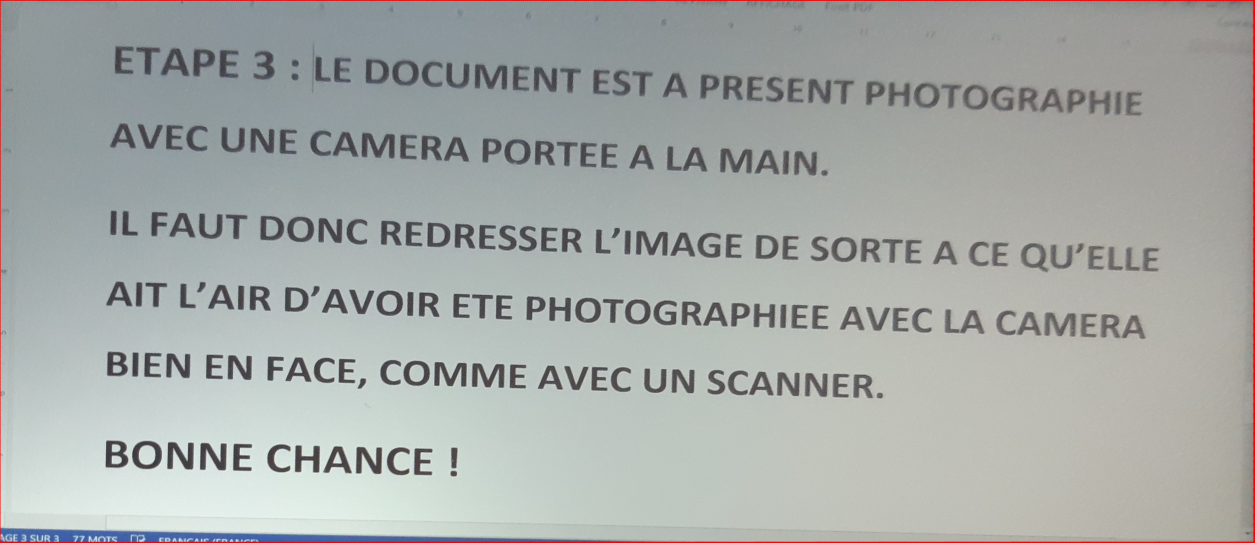
#> input picture imagecontour.jpg, 3763 x 1627 px (shown at 1/3 size)
$ python rotate.py
#> lines starting #> are read from the running program, lines starting #| are printed output that depends on the picture; long printed decimals are rounded
import numpy as np
import cv2
import math


def rotate(image, angle, center=None, scale=1.0):
    (w, h) = image.shape[0:2]
    if center is None:
        center = (w // 2, h // 2)
    wrapMat = cv2.getRotationMatrix2D(center, angle, scale)
    image = cv2.warpAffine(image, wrapMat, (h, w))
    return image, wrapMat, w, h


def getCorrect():
    #
    src = cv2.imread("imagecontour.jpg", cv2.IMREAD_COLOR)
#> src is the input picture: shape (1627, 3763, 3); mean B, G, R 168.2, 170.6, 166
    resSrc = src.copy()
    resSrc = cv2.resize(resSrc, None, fx=0.5, fy=0.5)
    showAndWaitKey("src", resSrc)
    gray = cv2.cvtColor(resSrc, cv2.COLOR_BGR2GRAY)
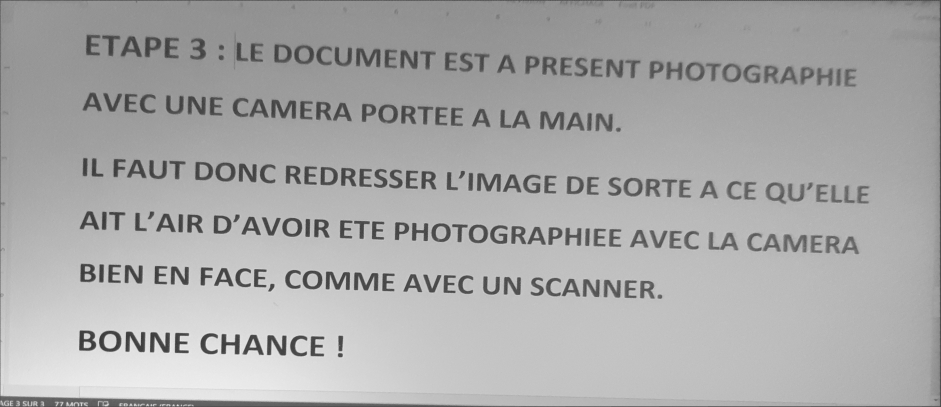
#> gray: shape (814, 1882) (shown at 1/2 size); min 47, max 243, mean 168.9
    showAndWaitKey("gray", gray)
    # [6 lines of commented-out code are left out]
    canny = cv2.Canny(gray, 50, 200)
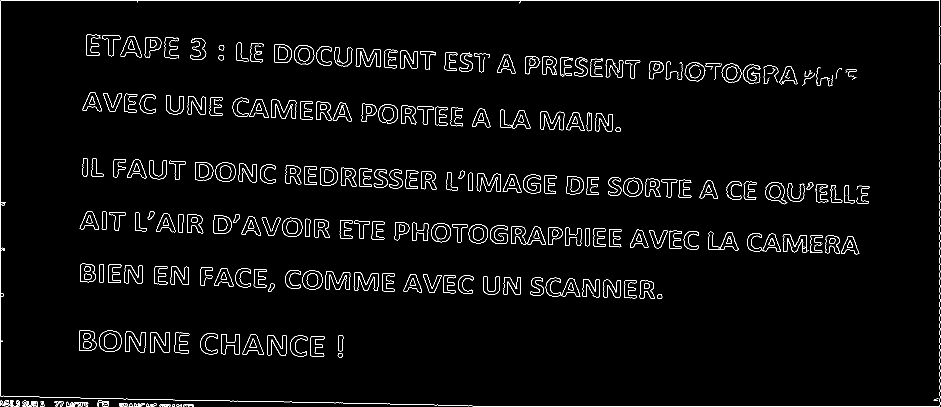
#> canny: shape (814, 1882) (shown at 1/2 size); 2.7% white in thin lines or dots
    showAndWaitKey("canny", canny)
    # Transformation Hough pour obtenir des lignes
    lines = cv2.HoughLinesP(canny, 0.8, np.pi / 180, 90, minLineLength=100, maxLineGap=10)
#> lines = 42 rows, first 6: [1, 1, 1879, 1], [937, 812, 1879, 812], [1879, 811, 1879, 2], [0, 788, 0, 3], [631, 805, 779, 807], [1, 749, 1, 580]
    drawing = np.zeros(src.shape[:], dtype=np.uint8)
    # tracer les lignes
    print("lines = ", lines)
#> (printed output is left out)
    mline = []
    for line in lines:
        x1, y1, x2, y2 = line[0]
        mline.append(line[0])
        print("Line[0]= ", line[0])
        cv2.line(drawing, (x1, y1), (x2, y2), (0, 255, 0), 1, lineType=cv2.LINE_AA)
#> this loop made 42 passes
#> (x1, y1, x2, y2) on passes 1 to 12: (1, 1, 1879, 1), (937, 812, 1879, 812), (1879, 811, 1879, 2), (0, 788, 0, 3), (631, 805, 779, 807), (1, 749, 1, 580), (1218, 360, 1375, 365), (161, 796, 349, 799), (709, 341, 812, 345), (239, 808, 348, 808), (1880, 809, 1880, 570), (702, 367, 820, 371)
#| Line[0]=  [   1    1 1879    1]
#| Line[0]=  [ 937  812 1879  812]
#| Line[0]=  [1879  811 1879    2]
#| Line[0]=  [  0 788   0   3]
#| Line[0]=  [631 805 779 807]
#| Line[0]=  [  1 749   1 580]
#| Line[0]=  [1218  360 1375  365]
#| Line[0]=  [161 796 349 799]
#> (further printed lines are left out)
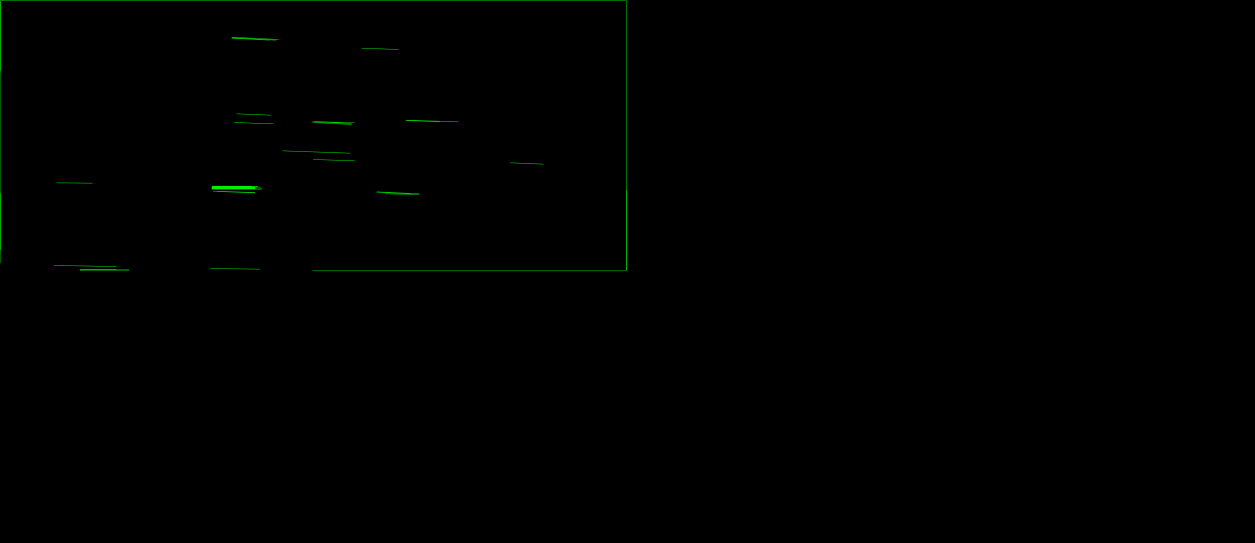
#> drawing: shape (1627, 3763, 3) (shown at 1/3 size); mean of channels 0, 1, 2 0, 0.5, 0; drawn as B, G, R
#> after the loop, mline = 42 items, first 6: [1, 1, 1879, 1], [937, 812, 1879, 812], [1879, 811, 1879, 2], [0, 788, 0, 3], [631, 805, 779, 807], [1, 749, 1, 580]

    showAndWaitKey("houghP", drawing)
    print("mline= ", mline)
#> (printed output is left out)
    """
    Calculez l'angle
    """
    list_t = []
    for mmline in mline:
        x1 = mmline[0]
        y1 = mmline[1]
        x2 = mmline[2]
        y2 = mmline[3]
        if x1 == x2 or y1 == y2:
            print("x1=x2 or y1=y2")
        else:
            print("x1=", x1, "y1= ", y1)
            print("x2=", x2, "y2= ", y2)
            k = float(y1 - y2) / (x1 - x2)
            thera = np.degrees(math.atan(k))
            list_t.append(thera)
            print("thera = ", thera)
#> after the loop, list_t = [0.774, 1.82, 0.914, 2.22, 1.94, 1.97, 1.82, 2.63, 2.86, 1.83, 2.06, 3.04, 2.91, 1.83, 2.25, 2.03, 3.04, 1.13, 2.29, 2.7, 0.531, 2.81]

    print(list_t)
#| [0.7742, 1.824, 0.9142, 2.224, 1.941, 1.975, 1.818, 2.626, 2.862, 1.833, 2.064, 3.039, 2.911, 1.833, 2.246, 2.027, 3.036, 1.134, 2.291, 2.705, 0.5305, 2.806]

    tmoyenne = np.mean(list_t)
#> tmoyenne = 2.06
    print("tmoyenne = ", tmoyenne)

    """
    L'angle de rotation est supérieur à 0, puis tourner dans le sens antihoraire, sinon dans le sens horaire
    """

    rotateImg, MatRotation, w, h = rotate(src, tmoyenne)        # weigh, height
#> in rotate, `wrapMat = cv2.getRotationMatrix2D(center, angle, scale)`: wrapMat = [[0.999, 0.036, -67.23], [-0.036, 0.999, 30.51]]
#> in rotate, `image = cv2.warpAffine(image, wrapMat, (h, w))`:
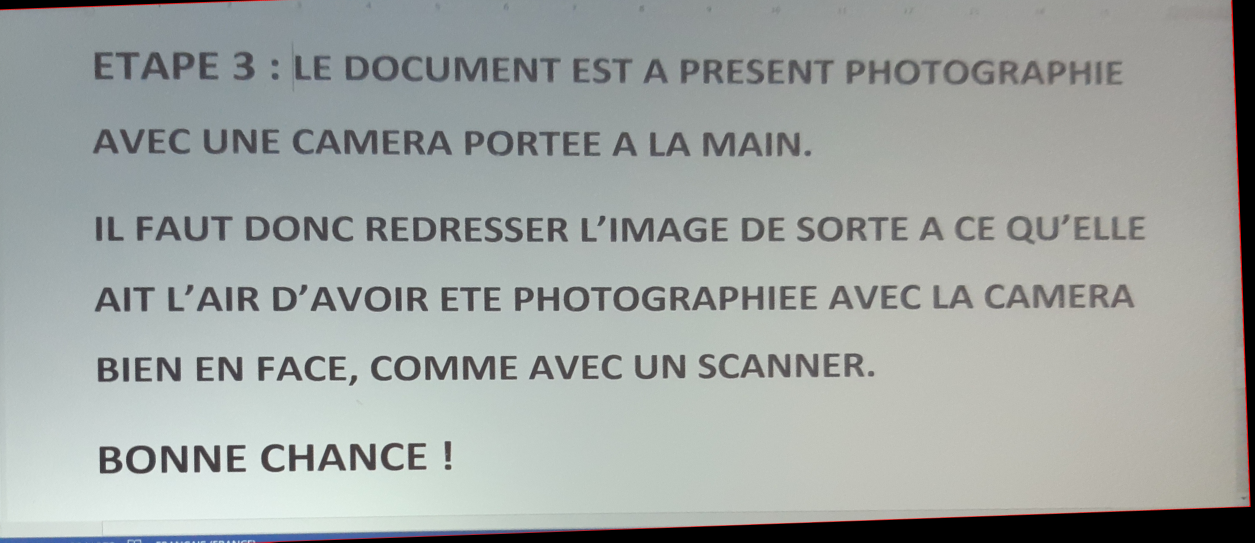
#> image: shape (1627, 3763, 3) (shown at 1/3 size); mean of channels 0, 1, 2 162.8, 165.3, 160.3; drawn as B, G, R
#> MatRotation = [[0.999, 0.036, -67.23], [-0.036, 0.999, 30.51]]; w = 1627; h = 3763

    # position of the three corner after rotate
    Q1 = np.dot(MatRotation, np.array([[h], [w], [1]]))         # x, y
#> Q1 = [3751.9, 1520.9]
    print("Q1 =", Q1)
    Q2 = np.dot(MatRotation, np.array([[0], [0], [1]]))
#> Q2 = [-67.23, 30.51]
    print("Q2 =", Q2)
    Q3 = np.dot(MatRotation, np.array([[h], [0], [1]]))
#> Q3 = [3693.3, -105]
    print("Q3 =", Q3)

    PartImg = rotateImg[int(Q2[1]):int(Q1[1]), 0:int(Q3[0])]          # y1,y2 x1,x2
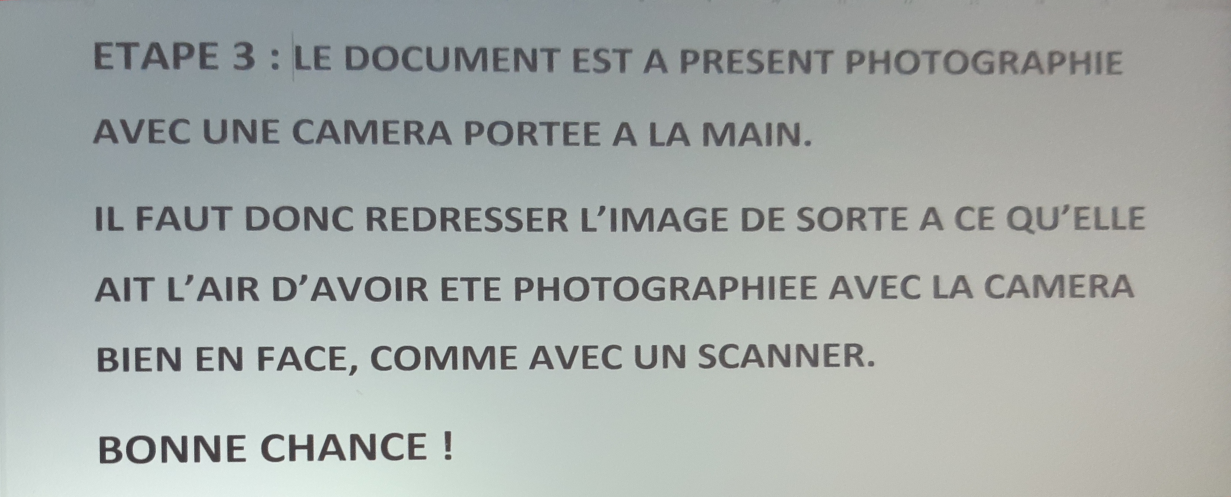
#> PartImg: shape (1490, 3693, 3) (shown at 1/3 size); mean of channels 0, 1, 2 168.6, 171.3, 165.9; drawn as B, G, R

    cv2.imshow("rotateImg", cv2.resize(rotateImg, None, fx=0.5, fy=0.5))
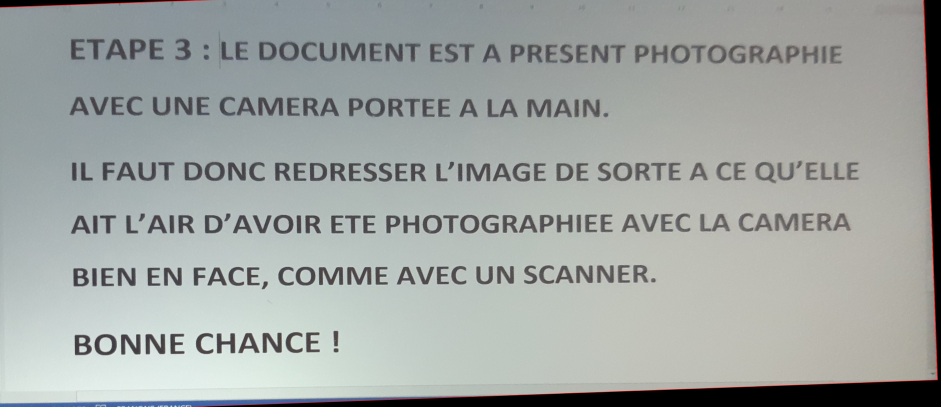
#> window 'rotateImg': shape (814, 1882, 3) (shown at 1/2 size); mean B, G, R 162.8, 165.2, 160.3
    cv2.waitKey()
    cv2.imshow("rotateImgs", cv2.resize(PartImg, None, fx=0.5, fy=0.5))
    cv2.waitKey()
    cv2.imwrite("imagerotate.jpg", PartImg)

    return PartImg


def showAndWaitKey(winName, img):
    cv2.imshow(winName, img)
    cv2.waitKey()


if __name__ == "__main__":
    p = getCorrect()
